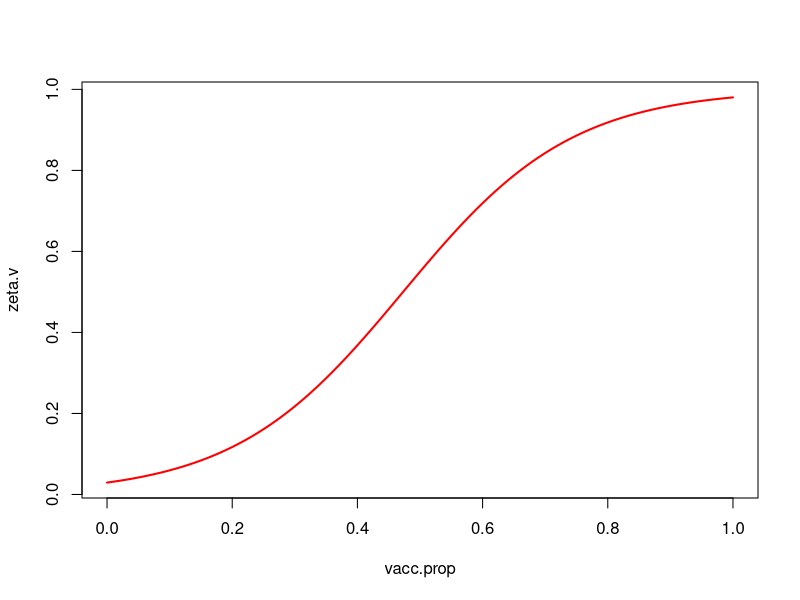

Reproduce this figure in R.
# This code is the source of functions that define the SMILE model.
# It is a compilation of functions required to evalluate the model with different 
# assumptions starting from the determinisitc simple model withou population dynamics
# or seasonal forcing and ending with the stochastic version of the model with 
# population dynamics and seasonal forcing. It also includes some useful functions 
# evaluated inside the functions to simulate the time series.
# Finally I provide the functions required to estimate the parameters of the model
# using maximum likelihood optimization through the optim function.

# Author: Juan Pablo Gomez
# Version 1.1.
# Last revised: March 7 2018.

#################################
# Infection probability based on Ponciano and Capistran 2011.
lambda.t	<-	function(theta,tau,b,E){
	
	1-(theta/(theta+b*E))^tau
	
}

# Introducing seasonality in the infection probability through b.

b.season	<-	function(b0,b1,period,t){
	
	exp(b0*(1+b1*cos((2*pi*t)/period)))
	
}

# Density dependent reproduction

rho.n	<-	function(N){
	
	0.41/(1+(N/5000)^(10))
	
}

# First case of R0

r0	<-	function(b,E,theta,tau){
	
	(b*E*tau)/theta
	
}

# Function to simulate climatic variable
# a = upper asymptote
# c = lower asymptote
# b = time required to reach half of the climatic maxima
# d = time at which the mid point between max and minimum climate is reached.
clim.func	<-	function(a,c,d,d2,b,b2,t,sd){
	
	if(missing(b2)){b2 <- b}
	if(missing(c)){c<-0}
	
	det.clim	<-	 ((a-c)/(1+exp((d-t)/b)) - (a-c)/(1+exp((d2-t)/b2))) + c
	rand.clim	<-	rnorm(length(t),det.clim,sd=sd)
	return(rand.clim)
	
}

# Function used to estimate seasonality in infection probability using climatic variables
# wt.bar = mean of climatic covariable
# b0 = as in b.season
# b1 = as in b.season
# kw = scaling coefficient
# t = time
# period = as in b.season

infect2clim	<-	function(wt.bar,b0,b1,kw,t,period){
	
	wt.bar + ((b0*b1)/kw)*cos((2*pi*t)/period)
	
}

#### modeling zeta (recovery prob.) as a function of the fraction of vaccinated
#### individuals (annually)
vacc.prop <- seq(0,1,by=0.01)
beta0 <- -3.5
beta1 <- 7.4
zeta.v <- 1/(1+exp(-(beta0+beta1*vacc.prop)))
plot(vacc.prop,zeta.v, type="l", col="red", lwd=2)


# Function of SMILE without any age structuring
# This is the most basic SMILE function in which I have assumed no population dynamics
# and no deaths other than disease related. 
# Fixed parameters are: 
# alpha= 1/52 Probability of an immune individual to become Suceptible 
# zeta = 0.88 Probability that an Infected individual becomes immune
# gamma= 0.9868 Spore decay probability
# psi = 1 Number of spores in one LIZ

# Variable parameters
# b: Number of infections caused by one LIZ if there was no dispersion effort
# tau and theta: Shape and Rate parameters of the gamma distribution defining dispersion effort.

smile.vacc1	<-	function(b,theta,tau,years,beta0,beta1,vacc.vec,N1){
  
  # Fixed parameters
  alpha	<-	1/52
  zeta0 <- 1/(1+exp(-(beta0+beta1*vacc.vec)))
  gamma	<-	0.9868
  psi		<-	1	 
  
  n.weeks		<-	years*52 + 1
  zeta <- rep(zeta0,each=52)
  zeta <- c(zeta[1],zeta)
  
  S<-	M<-	I<-	L<-E <-N<-lambda<- array(0,dim=c(n.weeks),dimnames=list(1:(n.weeks)))
  N[1]		<-	N1
  S[1]		<-	N[1]
  
  L[1]	<-	1; E[1]	<-	L[1]*psi	
  
  for(t in 2:n.weeks){
    
    tm1	<-	t-1
    lambda[tm1]	<-	lambda.t(theta=theta,tau=tau,b=b,E=E[tm1])
    
    S[t]	<-	(S[tm1]*(1-lambda[tm1])) + M[tm1]*1/52
    I[t]	<-	S[tm1]*lambda[tm1]
    M[t]	<-	I[tm1]*zeta[tm1] + M[tm1]*(1-(1/52))
    L[t]	<-	I[tm1]*(1-zeta[tm1])
    E[t]	<-	psi*L[tm1] + E[tm1]*gamma
    N[t]	<-	S[t]+M[t]
    
  }
  
  
  results		<-	cbind(Suceptibles=S[-1]
                    ,Immune=M[-1]
                    ,Infected=I[-1]
                    ,LIZ=L[-1]
                    ,Environment=E[-1]
                    ,lambda=lambda[-1])
  
  return(results)
}





